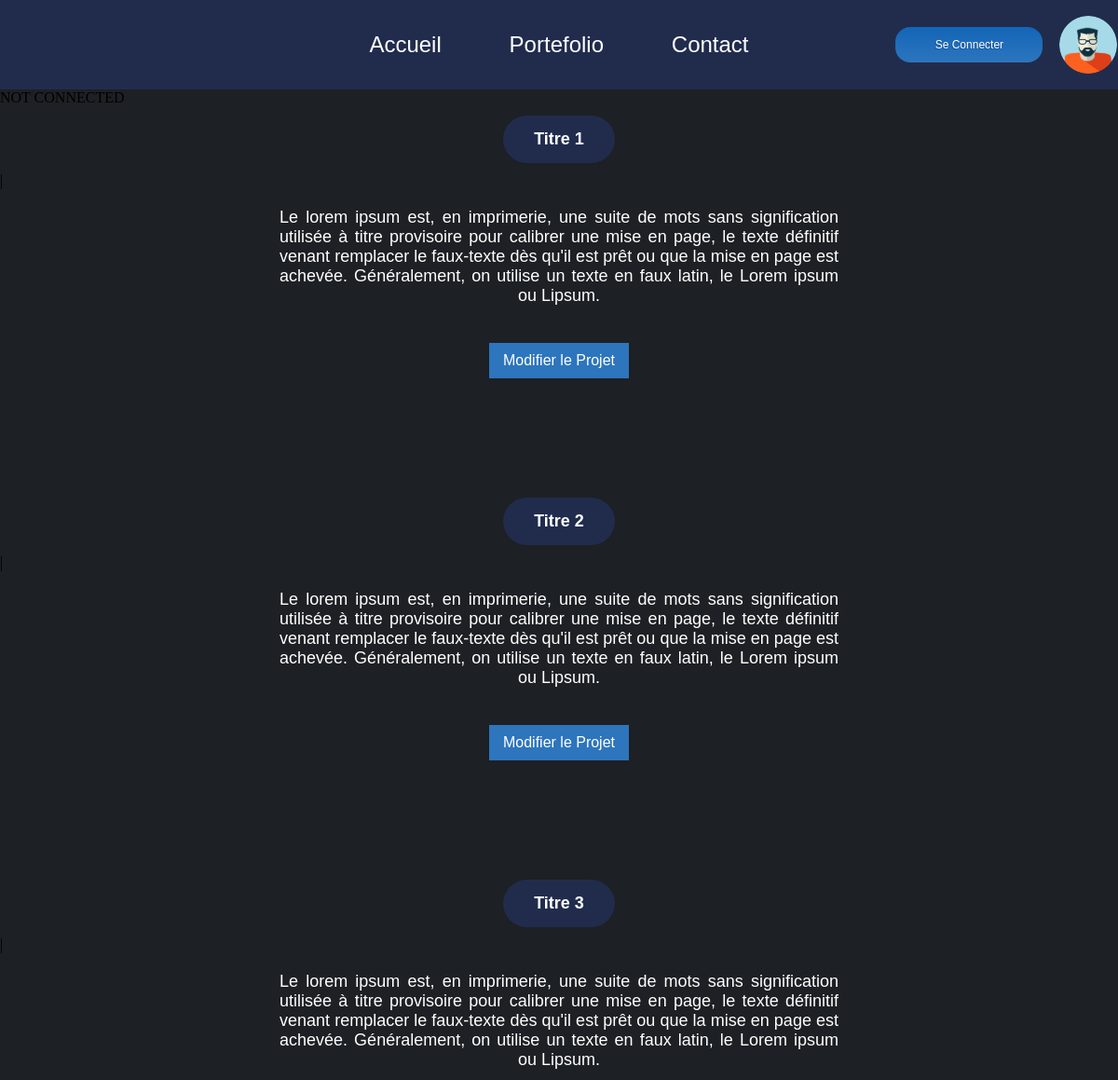
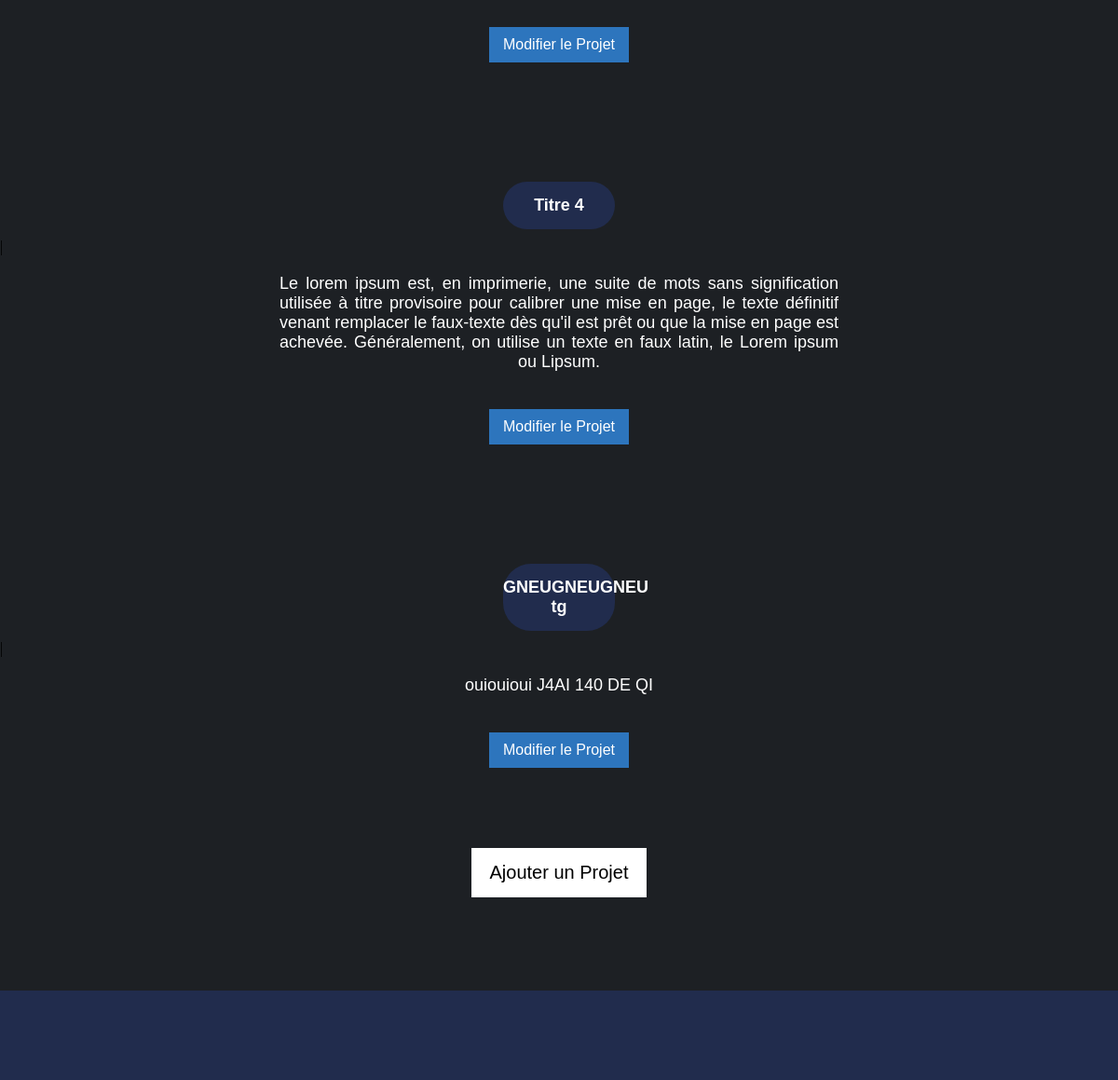
The page / on the database its author committed (2 pictures, top to bottom).
### tables this page shows
CREATE TABLE IF NOT EXISTS `works` (
  `id` int(11) NOT NULL AUTO_INCREMENT,
  `title` varchar(200) NOT NULL,
  `description` varchar(5000) NOT NULL,
  PRIMARY KEY (`id`)
);

### index.php (the view, shortened to what this page needs)
<!DOCTYPE html>
<html lang="fr">
<head>
    <link rel="stylesheet" href="style.css" />
</head>
<body>
    <div class="header">
              <div class="divh2">
                  <a href=""><h2>Accueil</h2></a>
                  <a href=""><h2>Portefolio</h2></a>
                  <a href=""><h2>Contact</h2></a>
              </div>
              <div class="divh3">
                  <a href="login.php" class="divh6_boutonconnect">Se Connecter</a>
                  <img src="image/utilisateur.svg" alt="icone_utilisateur" class="divh7_utilisateur">
              </div>
        </div>
        <?php if(isset($_SESSION["account"]["username"]))
        {
          ?>
          <div class="bjr">
            <?php
          echo("Bonjour ");
            echo($_SESSION["account"]["username"]);
            ?>
          </div>
          <?php
        }
        else
        {
            echo "NOT CONNECTED";
        }
            ?>
    <br>
    <?php
    global $db;
    $request = "SELECT * FROM works";
    $resultat = $db->query($request);
    while ($user = $resultat->fetch())
        {
          ?>
          <div class="titre"> <?php
            echo($user["title"]);
            ?>
          </div>
          <?php  echo("|");
          ?>
          <div class="bio"> <?php
            echo($user["description"]);
            ?>
            </div>
            <button class="butmodif"><a class="lienbutmodif" href="update.php?edit=<?= $user['id']?>"> Modifier le Projet </a></button>
      <?php  }
    ?>
    <button class="butajou"><a class="lienbutajou" href="create.php"> Ajouter un Projet </a></button>
    <div class="footerr">
  </div>
</body>
</html>

### style.css (style rules this page uses)
body { background-color: #1D2024; margin: 0; padding: 0; }
h2 { font-family: 'Poppins regular', sans-serif; font-size: 24px; font-weight: 100; padding: 10px; color: white; }
.header { background-color: #212C4D; display: flex; justify-content: space-around; align-items: center; height: 6em; }
.divh2 { display: flex; justify-content: space-around; width: 40%; }
.divh2>a { text-decoration: none; }
.divh3 { display: flex; justify-content: space-around; align-items: center; width: 20%; }
.divh6_boutonconnect { background:-webkit-gradient(linear, left top, left bottom, color-stop(0.05, #1466b8), color-stop(1, #2d75bd)); background:-moz-linear-gradient(top, #1466b8 5%, #2d75bd 100%); background:-webkit-linear-gradient(top, #1466b8 5%, #2d75bd 100%); background:-o-linear-gradient(top, #1466b8 5%, #2d75bd 100%); background:-ms-linear-gradient(top, #1466b8 5%, #2d75bd 100%); background:linear-gradient(to bottom, #1466b8 5%, #2d75bd 100%); filter:progid:DXImageTransform.Microsoft.gradient(startColorstr='#1466b8', endColorstr='#2d75bd',GradientType=0); background-color:#1466b8; -moz-border-radius:16px; -webkit-border-radius:16px; border-radius:16px; display:inline-block; cursor:pointer; color:#ffffff; font-family:"Poppins regular", sans-serif; font-size:12px; padding:6px 13px; text-decoration:none; text-shadow:-1px 1px 0px #185796; font-weight: 100; min-width: 55%; padding-bottom: 1em; padding-top: 1em; margin-right: 6%; text-align: center; }
.footerr { background-color: #212C4D; display: flex; justify-content: space-around; align-items: center; height: 6em; margin-top: 100px; }
.titre { margin-top: 10px; text-align: center; font-family: 'Poppins regular', sans-serif; font-size: 18px; font-weight: 100; color: white; font-weight: bold; background-color: #212C4D; width: 10%; margin-left: 45%; padding-top: 15px; padding-bottom: 15px; border-radius: 30px; margin-bottom: 10px; }
.bio { margin:20px; text-align: justify; font-family: 'Poppins regular', sans-serif; font-size: 18px; font-weight: 100; color: white; font-weight: lighter; width: 50%; margin-left: 25%; text-align-last: center; }
.butmodif { display: block; margin : auto; background-color: #2d75bd; border: none; padding-bottom: 10px; padding-top: 10px; padding-left: 15px; padding-right: 15px; margin-bottom: 100px; margin-top: 40px; }
.lienbutmodif { text-decoration: none; font-family: 'Poppins regular', sans-serif; font-size: 16px; font-weight: 100; color: white; }
.butajou { display: block; margin : auto; background-color: white; border: none; padding-bottom: 15px; padding-top: 15px; padding-left: 20px; padding-right: 20px; margin-bottom: 100px; margin-top: -50px; }
.lienbutajou { text-decoration: none; font-family: 'Poppins regular', sans-serif; font-size: 20px; color: black; }

### rows shown on the page
works: title "Titre 1", description "Le lorem ipsum est, en imprimerie, une suite de mots sans signification utilisée à titre provisoire pour calibrer une mise en page, le texte définitif venant remplacer le faux-texte dès qu'il est prêt ou que la mise en page est achevée. Généralement, on utilise un texte en faux latin, le Lorem ipsum ou Lipsum."
works: title "Titre 2", description "Le lorem ipsum est, en imprimerie, une suite de mots sans signification utilisée à titre provisoire pour calibrer une mise en page, le texte définitif venant remplacer le faux-texte dès qu'il est prêt ou que la mise en page est achevée. Généralement, on utilise un texte en faux latin, le Lorem ipsum ou Lipsum."
works: title "Titre 3", description "Le lorem ipsum est, en imprimerie, une suite de mots sans signification utilisée à titre provisoire pour calibrer une mise en page, le texte définitif venant remplacer le faux-texte dès qu'il est prêt ou que la mise en page est achevée. Généralement, on utilise un texte en faux latin, le Lorem ipsum ou Lipsum."
works: title "Titre 4", description "Le lorem ipsum est, en imprimerie, une suite de mots sans signification utilisée à titre provisoire pour calibrer une mise en page, le texte définitif venant remplacer le faux-texte dès qu'il est prêt ou que la mise en page est achevée. Généralement, on utilise un texte en faux latin, le Lorem ipsum ou Lipsum."
works: title "GNEUGNEUGNEU tg", description "ouiouioui J4AI 140 DE QI"
